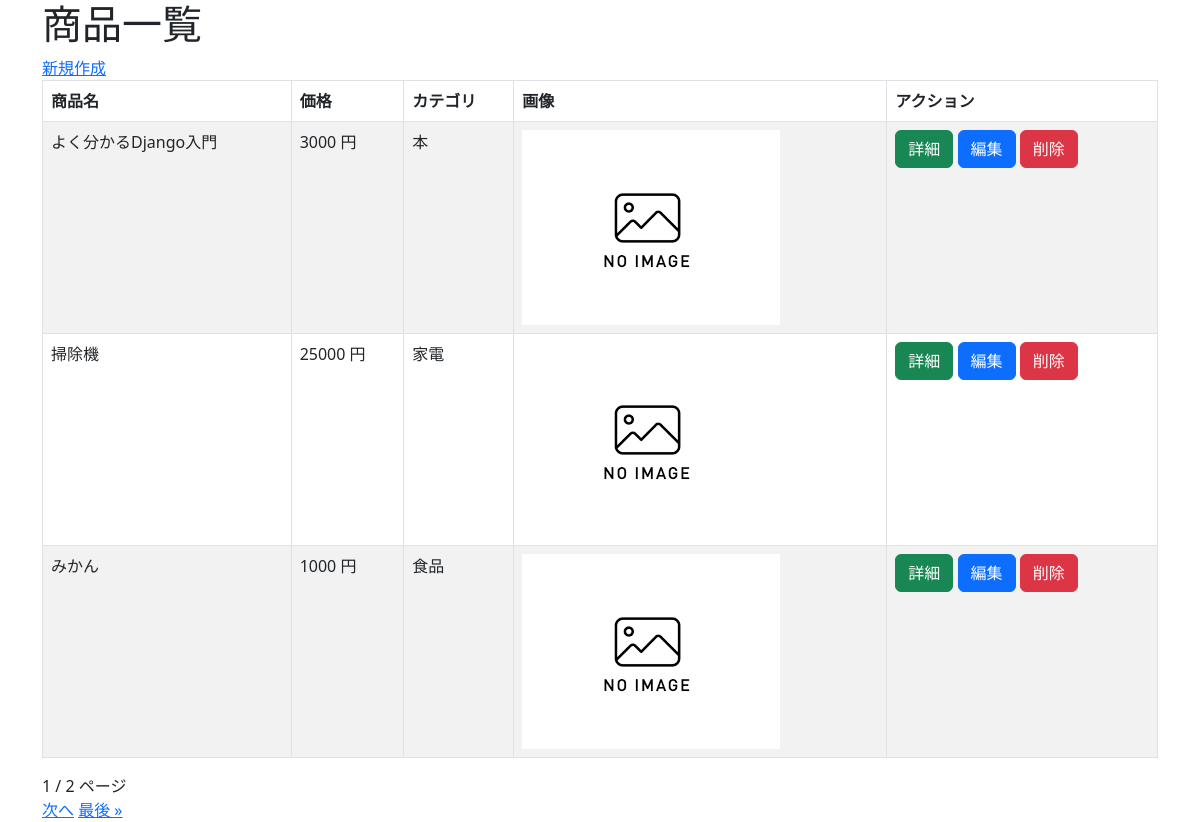
/crud/, run on the app's committed database.
### crud/models.py (models this page shows, shortened)
class Product(models.Model):
    name = models.CharField(max_length=200)
    price = models.PositiveIntegerField()
    category = models.ForeignKey(Category, on_delete=models.CASCADE)
    img = models.ImageField(blank=True, default='noImage.png')
    detail = models.TextField(blank=True, null=True)

class Category(models.Model):
    name = models.CharField(max_length=200)
    def __str__(self):
         return self.name

### crud/views.py (the view)
# urls.py: path('crud/', views.ProductListView.as_view(), name="list"),
class ProductListView(ListView):
    model = Product
    paginate_by = 3

### crud/templates/crud/product_list.html (shortened to what this page needs)
{% extends "base.html" %}
{% block content %}
<h1>商品一覧</h1>
<a href="{% url 'new' %}">新規作成</a>
<table class="table table-striped table-hover table-bordered">
  <thead>
    <tr>
      <th>商品名</th>
      <th>価格</th>
      <th>カテゴリ</th>
      <th>画像</th>
      <th>アクション</th>
    </tr>
  </thead>
  {% for product in object_list %}
  <tr>
    <td>{{ product.name }}</td>
    <td>{{ product.price }} 円</td>
    <td>{{ product.category }}</td>
    <td><img src="{{ product.img.url }}" style="width:100px height:auto;"></td>
    <td>
      <button class="btn btn-success" onclick="location.href='{% url 'detail' pk=product.pk %}'">詳細</button>
      <button class="btn btn-primary" onclick="location.href='{% url 'edit' pk=product.pk %}'">編集</button>
      <button class="btn btn-danger" onclick="location.href='{% url 'delete' pk=product.pk %}'">削除</button>
    </td>
  </tr>
  {% endfor %}
</table>
{{ page_obj.number }} / {{ page_obj.paginator.num_pages }} ページ<br>
{% if page_obj.has_next %}
<a href="?page={{ page_obj.next_page_number }}">次へ</a>
<a href="?page={{ page_obj.paginator.num_pages }}">最後 &raquo;</a>
{% endif %}
{% endblock %}

### crud/templates/base.html (shortened to what this page needs)
<!DOCTYPE html>
<html lang="ja">
<head>
  <link href="https://cdn.jsdelivr.net/npm/bootstrap@5.3.0-alpha3/dist/css/bootstrap.min.css" rel="stylesheet"
>
</head>
<body>
  <div class="container">
    {% block content %}{% endblock %}
  </div>
</body>
</html>

### data on the page
Product: name "よく分かるDjango入門", price "3000", category "本", img (placeholder picture)
Product: name "掃除機", price "25000", category "家電", img (placeholder picture)
Product: name "みかん", price "1000", category "食品", img (placeholder picture)

### other printed values
{{ page_obj.number }} "1"
{{ page_obj.paginator.num_pages }} "2"
